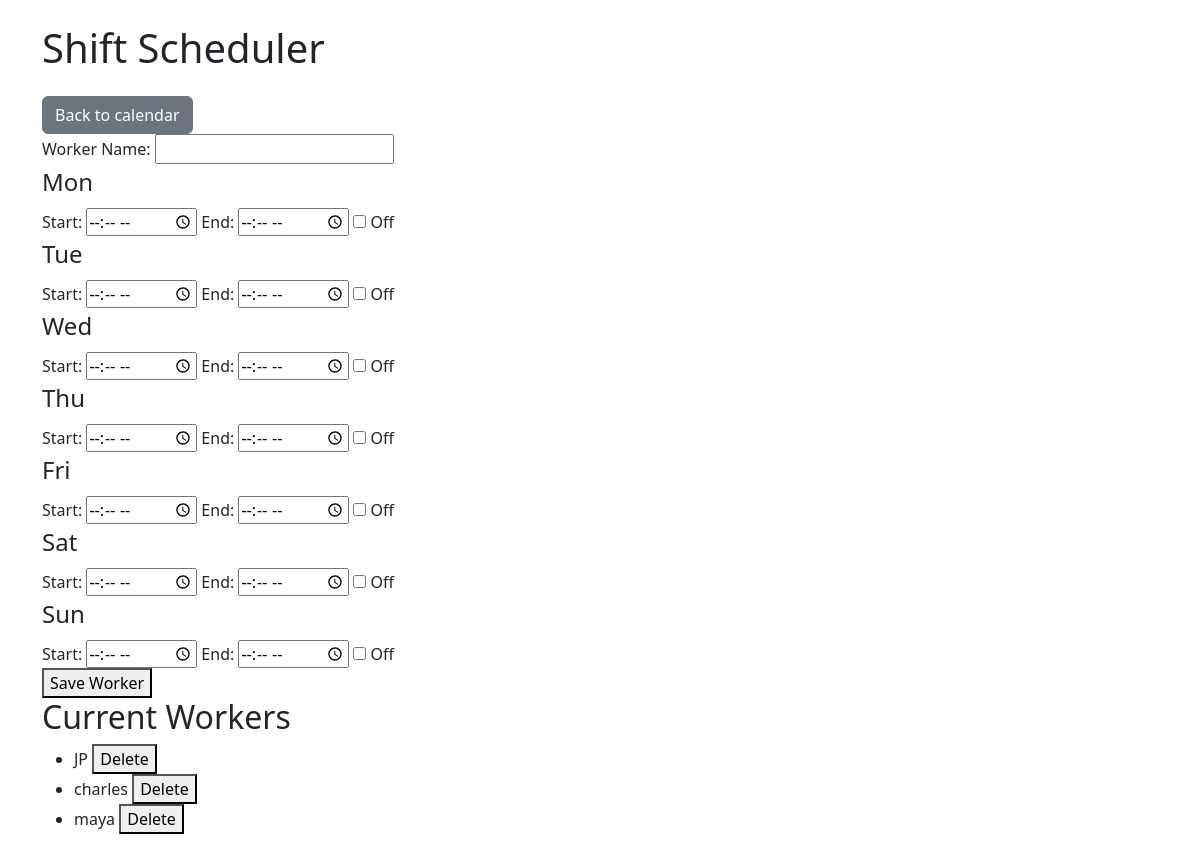
Before: /add_worker with the older database file.
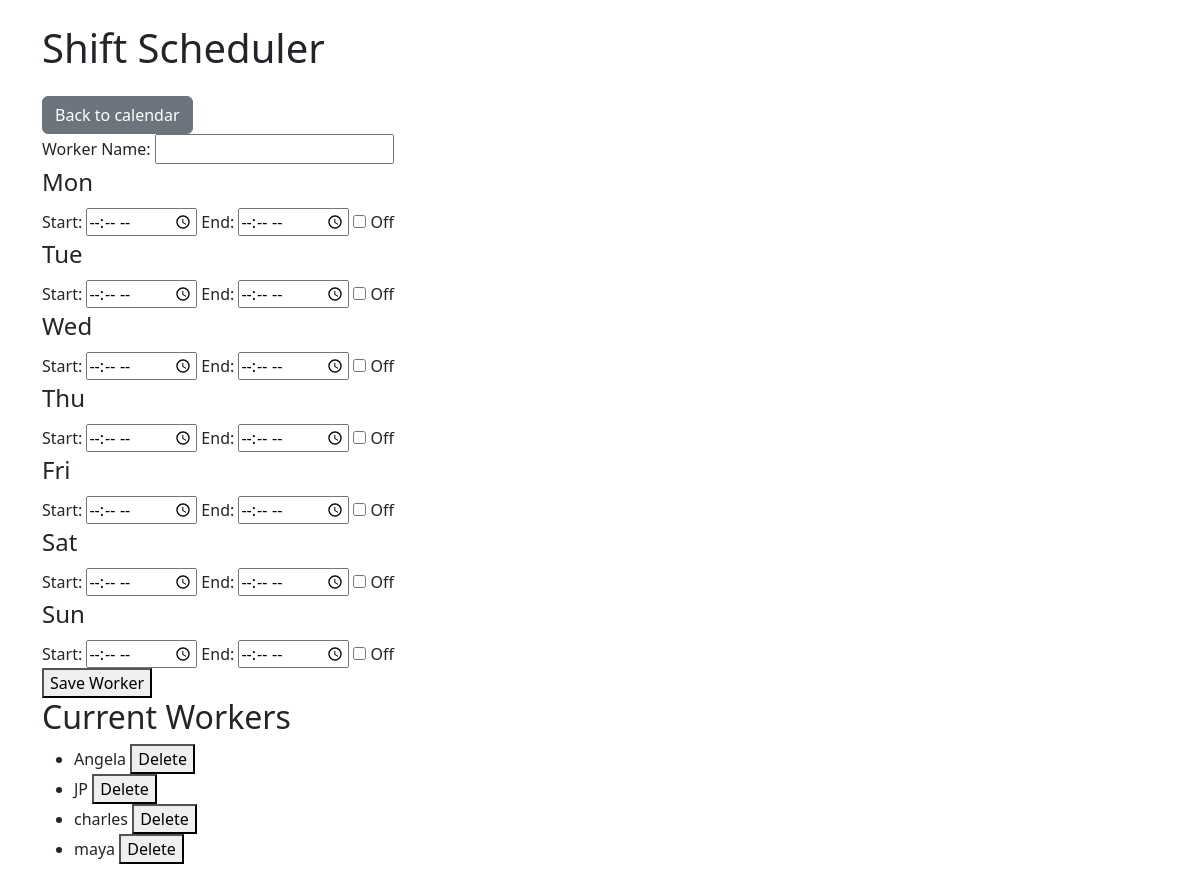
After: the same page with the newer database file.
### models.py (models this page shows)
class Worker(db.Model):
    id = db.Column(db.Integer, primary_key=True)
    name = db.Column(db.String(50), nullable=False)
    shifts = db.relationship('Shift', backref='worker', cascade="all, delete-orphan", passive_deletes=True)
    availability = db.Column(db.String, nullable=True)

### app.py (the view, shortened to what this page needs)
@app.route('/add_worker', methods=['GET', 'POST'])
def add_worker():
    workers = Worker.query.order_by(Worker.name).all()
    return render_template('manage_workers.html', workers=workers)

### app.py (called while the page is built)
@event.listens_for(Engine, "connect")
def set_sqlite_pragma(dbapi_connection, connection_record):
    if isinstance(dbapi_connection, sqlite3.Connection):
        cursor = dbapi_connection.cursor()
        cursor.execute("PRAGMA foreign_keys=ON;")
        cursor.close()

### templates/manage_workers.html (shortened to what this page needs)
{% extends "base.html" %}
{% block content %}
<html>
<head>
    <a href="{{ url_for('calendar_view') }}" class="btn btn-secondary">Back to calendar</a>
</head>
<body>
    <form method="POST">
        <label for="name">Worker Name:</label>
        <input type="text" name="name" required><br>
        {% for day in ['Mon', 'Tue', 'Wed', 'Thu', 'Fri', 'Sat', 'Sun'] %}
            <fieldset>
                <legend>{{ day }}</legend>
                <label>Start:</label>
                <input type="time" name="{{ day.lower() }}_start">
                <label>End:</label>
                <input type="time" name="{{ day.lower() }}_end">
                <label>
                    <input type="checkbox" name="{{ day.lower() }}_off"> Off
                </label>
            </fieldset>
        {% endfor %}
        <button type="submit">Save Worker</button>
    </form>
    <h2>Current Workers</h2>
    <ul>
        {% for worker in workers %}
            <li>
                {{ worker.name }}
                <form method="post" action="{{ url_for('delete_worker', worker_id=worker.id) }}" style="display:inline;">
                    <button type="submit" onclick="return confirm('Delete {{ worker.name }}?')">Delete</button>
                </form>
            </li>
        {% endfor %}
    </ul>
</body>
</html>
{% endblock %}

Changed rows visible on the page:
added Worker: name "Angela"
